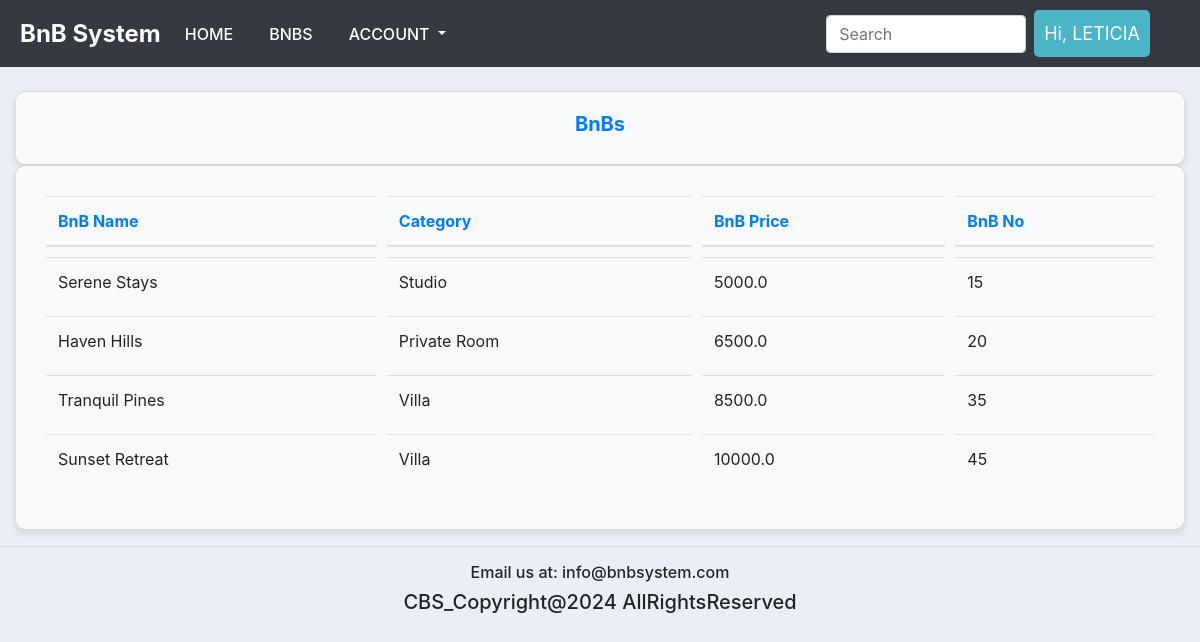
The app's page /bursaries/ (signed in) with its own data.
### bursary/models.py (models this page shows, shortened)
class Bursary(models.Model):
    CATEGORY = (
        ('Studio', 'Studio'),
        ('Private Room', 'Private Room'),
        ('Villa', 'Villa'),
    )
    name = models.CharField(max_length=200, null=True)
    amount = models.FloatField(null=True)
    category = models.CharField(max_length=200, null=True, choices=CATEGORY)
    batchNumber = models.CharField(max_length=200, null=True)
    date_created = models.DateTimeField(auto_now_add=True, null=True)

### bursary/decorators.py (the view)
        def wrapper_func(request, *args, **kwargs):
            group = None
            if request.user.groups.exists():
                group = request.user.groups.all()[0].name
            if group in allowed_roles:
                return view_func(request, *args, **kwargs)
            else:
                return HttpResponse('You are not allowed to view this Page')
            return view_func(request, *args, **kwargs)

### bursary/views.py (called while the page is built)
@login_required(login_url='login')
@allowed_users(allowed_roles=['admin'])
def bursaries(request,):
    bursaries = Bursary.objects.all()
    return render(request, 'bursary/bursaries.html', {'bursaries': bursaries})

### bursary/templates/bursary/bursaries.html
{% extends 'bursary/main.html' %}
{% block content %}
<br>
<div class="row">
    <div class="col">
        <div class="col-md">
            <div class="card card-body" style="background-color:#f8f9fa; border-radius: 10px; box-shadow: 0px 4px 6px rgba(0, 0, 0, 0.1);">
                <h5 style="text-align:center; font-weight:bold; color:#007bff;">BnBs</h5>
            </div>
            <div class="card card-body" style="background-color:#f8f9fa; border-radius: 10px; box-shadow: 0px 4px 6px rgba(0, 0, 0, 0.1);">
                <table class="table" style="border-collapse: separate; border-spacing: 10px;">
                    <thead>
                        <tr>
                            <th style="font-weight:bold; color:#007bff;">BnB Name</th>
                            <th style="font-weight:bold; color:#007bff;">Category</th>
                            <th style="font-weight:bold; color:#007bff;">BnB Price</th>
                            <th style="font-weight:bold; color:#007bff;">BnB No</th>
                        </tr>
                    </thead>
                    <tbody>
                        {% for i in bursaries %}
                        <tr>
                            <td>{{i.name}}</td>
                            <td>{{i.category}}</td>
                            <td>{{i.amount}}</td>
                            <td>{{i.batchNumber}}</td>
                        </tr>
                        {% endfor %}
                    </tbody>
                </table>
            </div>
        </div>
    </div>
</div>
{% endblock %}

### bursary/templates/bursary/main.html (shortened to what this page needs)
<!DOCTYPE html>
<html lang="en">
<head>
    <link rel="stylesheet" href="https://cdn.jsdelivr.net/npm/bootstrap@4.4.1/dist/css/bootstrap.min.css"
>
</head>
<body>
{% include 'bursary/navbar.html'%}
{% block content %}
{% endblock %}
<hr>
<h6>Email us at: info@bnbsystem.com</h6>
<h5>CBS_Copyright@2024 AllRightsReserved</h5>
</body>
</html>

### bursary/templates/bursary/navbar.html (shortened to what this page needs)
{% load static %}
<nav class="navbar navbar-expand-lg navbar-dark bg-dark">
  <a class="navbar-brand" href="#">BnB System</a>
  <div class="collapse navbar-collapse" id="navbarSupportedContent">
    <ul class="navbar-nav mr-auto">
      <li class="nav-item active">
        {%if request.user.is_staff %}
          <a class="nav-link" href="{% url 'dashboard' %}">Home <span class="sr-only">(current)</span></a>
        </li>
        <li class="nav-item active">
          <a class="nav-link" href="{% url 'bursaries' %}">BnBs</a>
        </li>
        {% else %}
          <li class="nav-item active">
          <a class="nav-link" href="{% url 'apply_bursary' %}">Update Profile</a>
          </li>
       {% endif %}
      <li class="nav-item dropdown active">
        <a class="nav-link dropdown-toggle" href="{% url 'register' %}" id="navbarDropdown" role="button" data-toggle="dropdown" aria-haspopup="true" aria-expanded="false">
          Account
        </a>
      </li>
    </ul>
    <form class="form-inline my-2 my-lg-0">
      <input class="form-control mr-sm-2" type="search" placeholder="Search" aria-label="Search">
    </form>
  </div>
  <span class="hello-msg">Hi, {{ request.user }}</span>
</nav>

### bursary/templates/bursary/main.html (style rules this page uses)
body { background-color:#ebeff5; }
h6 { text-align:center; }
h5 { text-align:center; }

### bursary/templates/bursary/navbar.html (style rules this page uses)
.hello-msg { font-size: 18px; color: #fff; margin-right: 30px; padding: 10px; background-color: #4cb4c7; border-radius: 5px; }
.navbar { padding: 10px 20px; }
.navbar-brand { font-size: 24px; font-weight: bold; }
.nav-item { margin-right: 20px; }
.nav-link { font-size: 16px; padding: 8px 15px; color: #fff; text-transform: uppercase; font-weight: 500; }
.form-inline .form-control { width: 200px; }

### records on screen
Bursary: name "Serene Stays", category "Studio", amount "5000.0", batchNumber "15"
Bursary: name "Haven Hills", category "Private Room", amount "6500.0", batchNumber "20"
Bursary: name "Tranquil Pines", category "Villa", amount "8500.0", batchNumber "35"
Bursary: name "Sunset Retreat", category "Villa", amount "10000.0", batchNumber "45"

### other values on screen
{{ request.user }} "LETICIA"
